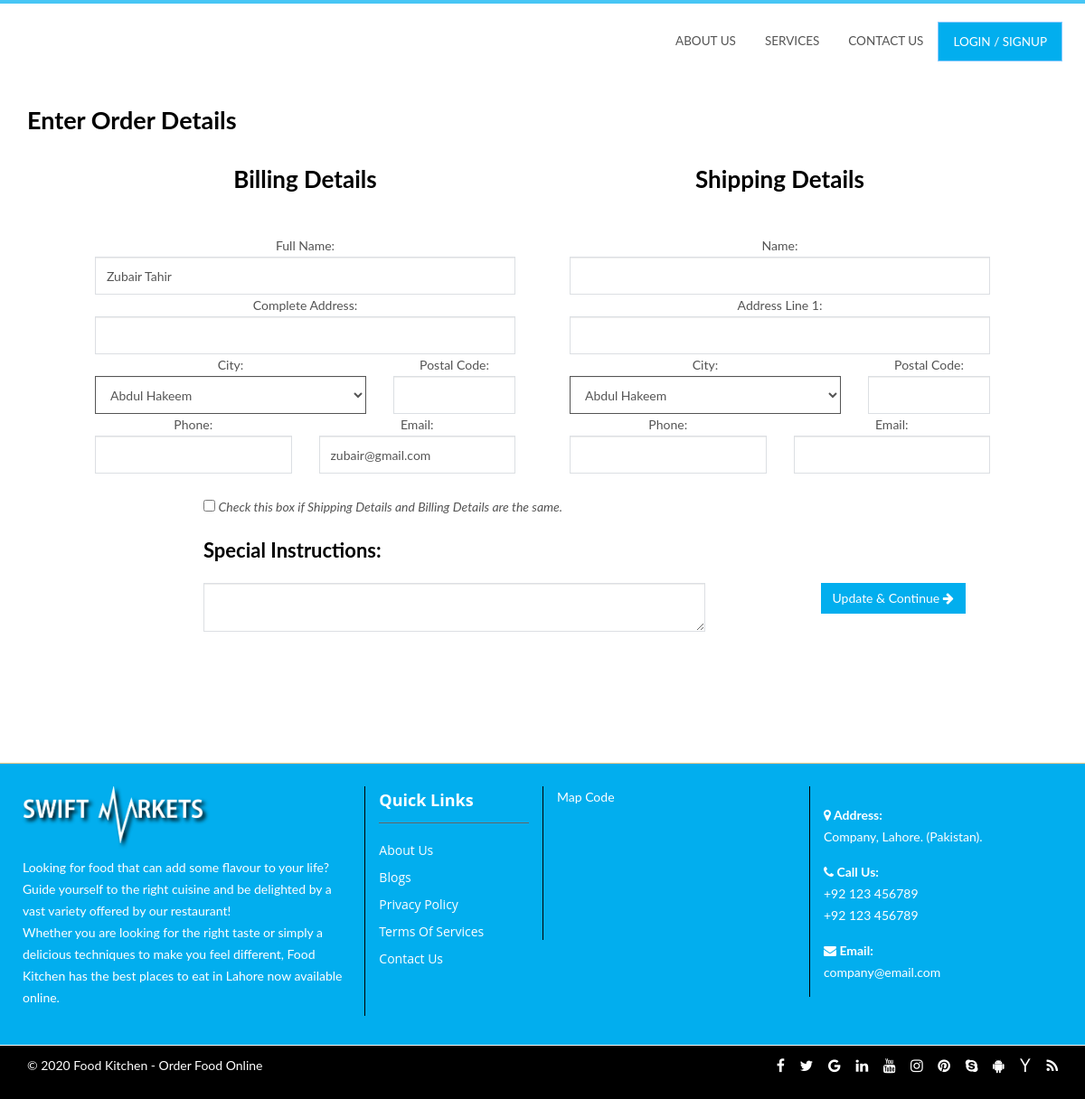
Page /address.php (signed in) on the committed database.
### tables this page shows
CREATE TABLE IF NOT EXISTS `users` (
  `id` int(11) NOT NULL AUTO_INCREMENT,
  `name` text,
  `email` varchar(40) NOT NULL,
  `password` varchar(40) NOT NULL,
  `img` text,
  `bfname` text,
  `blname` text,
  `bcompany` text,
  `baddress1` text,
  `baddress2` text,
  `bcity` text,
  `bcountry` text,
  `bmobile` text,
  `bemail` text,
  `spostal` text,
  `bpostal` text,
  `sfname` text,
  `slname` text,
  `scompany` text,
  `saddress1` text,
  `saddress2` text,
  `scity` text,
  `scountry` text,
  `smobile` text,
  `semail` text,
  `inst` text,
  `datec` timestamp NOT NULL DEFAULT CURRENT_TIMESTAMP,
  `block` int(11) NOT NULL DEFAULT '0',
  `blockres` text,
  PRIMARY KEY (`id`)
);

CREATE TABLE IF NOT EXISTS `contact` (
  `id` int(11) NOT NULL AUTO_INCREMENT,
  `sitename` text,
  `logo` text,
  `phone` text,
  `email` text,
  `address` text,
  `gmaps` text,
  `cover` text,
  `post` text,
  `fpost` text,
  `facebook` text,
  `twitter` text,
  `insta` text,
  `youtube` text,
  PRIMARY KEY (`id`)
);

CREATE TABLE IF NOT EXISTS `pages` (
  `id` int(11) NOT NULL AUTO_INCREMENT,
  `name` text NOT NULL,
  `slug` varchar(90) NOT NULL,
  `icon` text,
  `metak` text,
  `metad` text,
  `cover` text,
  `post` text,
  `res` int(11) NOT NULL DEFAULT '0',
  `ordr` int(11) NOT NULL,
  `foot` int(11) NOT NULL DEFAULT '0',
  `hide` int(11) NOT NULL DEFAULT '0',
  PRIMARY KEY (`id`),
  UNIQUE KEY `slug` (`slug`)
);

### address.php (the view, shortened to what this page needs)
<!DOCTYPE html>
<html lang="en">
<head>
  <?php include 'include/head.php'; ?>
</head>
<body class="body-wrapper">
  <div class="main_wrapper">
    <?php include 'include/header.php'; ?>
    <br>
    <form action="" method="post">
    <div class="container pbg" style="  overflow: auto;">
      <h1>Enter Order Details</h1>
      <?php
      $rows =mysqli_query($con,"SELECT * FROM users WHERE id='$actid'" ) or die(mysqli_error($con));
      while($row=mysqli_fetch_array($rows)){
        $bfirstname = $row['name'];
        $bpostalcode = $row['bpostal'];
        $baddress1 = $row['baddress1'];
        $bphone = $row['bmobile'];
        $bemail = $row['email'];
        $sfirstname = $row['sfname'];
        $spostalcode = $row['spostal'];
        $saddress1 = $row['saddress1'];
        $sphone = $row['smobile'];
        $semail = $row['semail'];
        $inst = $row['inst'];
      }
      ?>
        <div class="section row text-center" style="padding: 36px 60px 1px 60px;">
         <div class="col-md-6">
          <h2>Billing Details</h2>
          <br><br>
          <div class="col-md-12">
            Full Name:
           <input type="text" value="<?php if(!empty($bfirstname)) echo $bfirstname ; ?>" class="form-control myform" id="fname" name="firstname">
         </div>
         <div class="col-md-12">
          Complete Address:
          <input type="text" value="<?php if(!empty($baddress1)) echo $baddress1 ; ?>" class="form-control myform" id="address1" name="address1">
        </div>
        <div class="col-md-8">
          City:
          <select style="border:solid 1px;" class="form-control myform" id="city" name="city">
           <?php
           $rows =mysqli_query($con,"SELECT * FROM cities" ) or die(mysqli_error($con));
           while($row=mysqli_fetch_array($rows)){
            $city = $row['city'];
            ?>
            <option value="<?php echo $city ;?>"><?php echo $city ;?></option>
          <?php } ?>
        </select>
      </div>
      <div class="col-md-4">
        Postal Code:
        <input type="text" value="<?php if(!empty($bpostalcode)) echo $bpostalcode ; ?>" class="form-control myform" id="postal" name="postalcode">
      </div>
      <div class="col-md-6">
       Phone:
       <input type="text" value="<?php if(!empty($bphone)) echo $bphone ; ?>" class="form-control myform" id="phone" name="phone">
     </div>
     <div class="col-md-6">
       Email:
       <input type="text" value="<?php if(!empty($bemail)) echo $bemail ; ?>" class="form-control myform" id="email" name="email">
     </div>
     <br>
   </div>
   <div class="col-md-6">
    <h2>Shipping Details</h2>
    <br><br>
    <div class="col-md-12">
     Name:
     <input type="text" value="<?php if(!empty($sfirstname)) echo $sfirstname ; ?>" class="form-control myform" id="shipping_fname" name="shipping_firstname">
   </div>
   <div class="col-md-12">
    Address Line 1:
    <input type="text" value="<?php if(!empty($saddress1)) echo $saddress1 ; ?>" class="form-control myform" id="shipping_address1" name="shipping_address1">
  </div>
  <div class="col-md-8">
    City:
    <select style="border:solid 1px;" class="form-control myform" id="shipping_city" name="shipping_city">
     <?php
     $rows =mysqli_query($con,"SELECT * FROM cities" ) or die(mysqli_error($con));
     while($row=mysqli_fetch_array($rows)){
      $city = $row['city'];
      ?>
      <option value="<?php echo $city ;?>"><?php echo $city ;?></option>
    <?php } ?>
  </select>
</div>
<div class="col-md-4">
  Postal Code:
  <input type="text" value="<?php if(!empty($spostalcode)) echo $spostalcode ; ?>" class="form-control myform" id="shipping_postal" name="shipping_postalcode">
</div>
<div class="col-md-6">
 Phone:
 <input type="text" value="<?php if(!empty($sphone)) echo $sphone ; ?>" class="form-control myform" id="shipping_phone" name="shipping_phone">
</div>
<div class="col-md-6">
 Email:
 <input type="text" value="<?php if(!empty($semail)) echo $semail ; ?>" class="form-control myform" id="shipping_email" name="shipping_email">
</div>
</div>
</div>
<div class="row" style="padding-bottom:25px">
  <div class="col-md-2">
  </div>
  <div class="col-md-6">
    <br>
 <input type="checkbox" id="toshipping_checkbox">
  <em>Check this box if Shipping Details and Billing Details are the same.</em>
  <br>
  <br>
    <h3>Special Instructions: </h3>
  <br>
    <textarea class="form-control myform" name="inst" rows="2"><?php if(!empty($inst)) echo $inst ; ?></textarea>
 </div>
 <div class="col-md-1">
 </div>
 <div class="col-md-2">
  <br><br><br><br><br>
  <button class="btn bgcolor" name="submitaddress">Update & Continue <i class="fa fa-arrow-right"></i> </button>
</div>
</div>
</div>
</form>
  <br><br>
<?php include 'include/footer.php'; ?>
</body>
</html>

### include/footer.php (shortened to what this page needs)
<div id="contact">
<br>
<br>
<br>
  <footer class="footer-v1">
  <div class="menuFooter clearfix" style="background: #02aeee">
    <div class="">
      <div class="row clearfix" style="margin-right: 0px;    margin-left: 0px;    padding: 10px;">
    <div class="col-sm-4">
          <p><img src="images/logow.png" alt="" class="fimg"/></p>
          <p><?php echo $fpost ;?></p>
        </div>
        <div class="col-sm-2 col-xs-12 borderLeft">
          <h5>Quick Links</h5>
          <ul class="menuLink">
          <?php
          $rows =mysqli_query($con,"SELECT name,slug,res FROM pages where foot=1  ORDER BY ordr" ) or die(mysqli_error($con));
            while($row=mysqli_fetch_array($rows)){
              $slug = $row['slug'];
              $name = $row['name'];
              ?>
            <li <?php if($slug=='videos') echo ' style="display:none;" ' ; ?> ><a href="<?php echo $slug ?>"><?php echo $name ?></a></li>
                    <?php } ?>
          </ul>
          <br>
          <br>
        </div>
        <div class="col-sm-3 col-xs-6 borderLeft">
          <div class="">
           <?php echo $gmaps ?>
          </div>
        </div>
        <div class="col-sm-3 col-xs-6 borderLeft">
          <div class="footer-address">
           <p>
                            <strong><i class="fa fa-map-marker"></i> Address:</strong> <br>
                            <?php echo $siteaddress ?>
              </p>
                        <p>
                          <strong><i class="fa fa-phone"></i> Call Us:</strong> <br>
                            <?php echo $sitephone ?> <br>
                            <?php echo $sitephone ?>
                        </p>
                        <p>
                          <strong><i class="fa fa-envelope"></i> Email:</strong> <br>
                            <?php echo $sitemail ?>
                        </p>
          </div>
        </div>
      </div>
    </div>
  </div>
  <div class="footer clearfix" style="background: #000; color: #fff " >
    <div class="container">
      <div class="row clearfix">
        <div class="col-sm-6 col-xs-12 ">
          <p>© 2020 <?php echo $sitename ?> </p>
        </div>
        <div class="col-sm-6 col-xs-12 privacy_policy">
           <a href="#" class="fa fa-facebook"></a>
<a href="#" class="fa fa-twitter"></a>
<a href="#" class="fa fa-google"></a>
<a href="#" class="fa fa-linkedin"></a>
<a href="#" class="fa fa-youtube"></a>
<a href="#" class="fa fa-instagram"></a>
<a href="#" class="fa fa-pinterest"></a>
<a href="#" class="fa fa-skype"></a>
<a href="#" class="fa fa-android"></a>
<a href="#" class="fa fa-yahoo"></a>
<a href="#" class="fa fa-rss"></a>
        </div>
      </div>
    </div>
  </div>
</footer>

### css/theme-1.css (style rules this page uses)
.section { padding-top: 60px; padding-bottom: 25px; }

### css/default.css (style rules this page uses)
a, a:hover, .header .navbar-default .navbar-nav li a:hover, .header .navbar-default .navbar-nav .active a, .header .navbar-default .navbar-nav .active a:hover, .header .navbar-default .navbar-nav .active a:focus, .header .navbar-nav li.open .dropdown-menu li a:hover, .header .navbar-nav li.open .dropdown-menu li a:focus, .header .navbar-nav li.dropdown .dropdown-menu li a:hover, .header .navbar-nav li.dropdown .dropdown-menu li a:focus, .header .navbar-nav li.open .dropdown-menu li.active a, .header .navbar-nav li.dropdown .dropdown-menu li.active a, .courses_right_inner td ul li.active a, .courses_right_inner td a:hover, .courses_left_inner ul li a:hover, .courses_left_inner ul li a:focus, .courses_left_inner ul li.active a, .item_inner a.fees, .sidebar_item.admission .item_inner.program ul li a:hover, .sidebar_item.admission .item_inner.program ul li.active a, .item_inner.question a, .fc-center h2, .fc-event-container a.more, ul.contact_info li .fa, ul.contact_info li a:hover, .error-content a, li.language.dropdown ul.dropdown-menu li.active a, li.language.dropdown ul.dropdown-menu li a:hover { color: #105d05 }

### css/custom.css (style rules this page uses)
html { scroll-behavior: smooth; }
body { font-family: "Lato",sans-serif; }
h1, h2, h3, h4 { font-family: "Lato",sans-serif; font-weight: 700; color: #000000; margin: 0; }
.bgcolor { background: #02aeee; }
a { color: #02aeee; }
.btn { color:#fff; }
a, a:hover, .header .navbar-default .navbar-nav li a:hover, .header .navbar-default .navbar-nav .active a, .header .navbar-default .navbar-nav .active a:hover, .header .navbar-default .navbar-nav .active a:focus, .header .navbar-nav li.open .dropdown-menu li a:hover, .header .navbar-nav li.open .dropdown-menu li a:focus, .header .navbar-nav li.dropdown .dropdown-menu li a:hover, .header .navbar-nav li.dropdown .dropdown-menu li a:focus, .header .navbar-nav li.open .dropdown-menu li.active a, .header .navbar-nav li.dropdown .dropdown-menu li.active a, .courses_right_inner td ul li.active a, .courses_right_inner td a:hover, .courses_left_inner ul li a:hover, .courses_left_inner ul li a:focus, .courses_left_inner ul li.active a, .item_inner a.fees, .sidebar_item.admission .item_inner.program ul li a:hover, .sidebar_item.admission .item_inner.program ul li.active a, .item_inner.question a, .fc-center h2, .fc-event-container a.more, ul.contact_info li .fa, ul.contact_info li a:hover, .error-content a, li.language.dropdown ul.dropdown-menu li.active a, li.language.dropdown ul.dropdown-menu li a:hover { color: #02aeee; }
.fimg { width: 200px; filter: drop-shadow(3px 3px 2px black); }

### include/footer.php (style rules this page uses)
.privacy_policy a { display: inline-block; font-size: 16px; border-right: none; padding-right: 10px; line-height: 25px; color: #fff; }

### rows in the picture
users: firstname "Zubair Tahir", email "zubair@gmail.com"
contact: fpost "Looking for food that can add some flavour to your life? Guide yourself to the right cuisine and be delighted by a vast variety offered by our restaurant! Whether you are looking for the right taste or simply a delicious techniques to make you feel different, Food Kitchen has the best places to eat in Lahore now available online.", gmaps "Map Code", address "Company, Lahore. (Pakistan).", phone "+92 123 456789", email "company@email.com", sitename "Food Kitchen - Order Food Online"
pages: name "About Us"
pages: name "Blogs"
pages: name "Privacy Policy"
pages: name "Terms Of Services"
pages: name "Contact Us"

### other values in the picture
form field city "Abdul Hakeem"
form field shipping_city "Abdul Hakeem"
